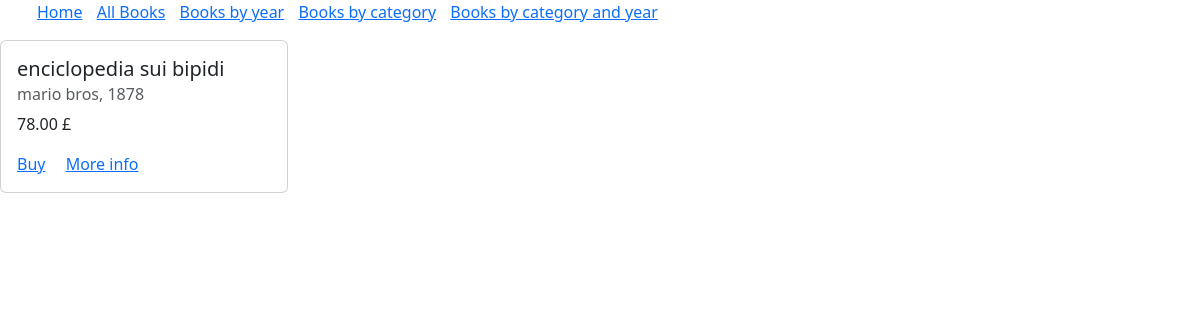
The page /books/year/1878 on the database its author committed.
### app1/models.py (models this page shows)
class Book(models.Model):
    id = models.AutoField(primary_key = True)
    year = models.IntegerField()
    author = models.TextField()
    price = models.DecimalField(max_digits = 8, decimal_places = 2)
    title = models.TextField()
    description = models.TextField()
    category_choices = [
        ('FICTION', 'fiction'),
        ('HORROR', 'horror'),
        ('SCFI', 'scfi'),
        ('SPLATTER', 'splatter'),
        ('FANTASY', 'fantasy'),
    ]
    category = models.CharField(max_length=50, choices=category_choices, default='FICTION')

### app1/views.py (the view)
# urls.py: path('books/year/<int:yearid>', views.bookbyyear, name='bookbyyear'),
def bookbyyear(request, yearid):
    books = Book.objects.filter(year=yearid)
    return render(request, 'bookbyyear.html', {'books': books})

### app1/templates/bookbyyear.html
{% extends 'base.html' %}
{% block content %}
    {% for book in books %}
    <div class="card" style="width: 18rem;">
    <div class="card-body">
    <h5 class="card-title">{{book.title}}</h5>
    <h6 class="card-subtitle mb-2 text-muted">{{book.author}}, {{book.year}}</h6>
    <p class="card-text">{{book.price}} £</p>
    <a href="#" class="card-link">Buy</a>
    <a href="{% url 'singlebook' bookid=book.id %}" class="card-link">More info</a>
    </div>
    </div>
    <br>
    {% endfor %}
{% endblock %}

### rows shown on the page
Book: title "enciclopedia sui bipidi", author "mario bros", year "1878", price "78.00"
